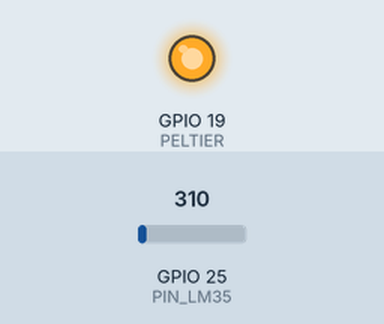
A program run on a simulated ESP32. On the bench: output pins drawn as LEDs (lit = HIGH). Inputs (shaded band) come from the test bench; at power-on: GPIO 25 (PIN_LM35) = 310. What the program prints to the serial monitor is not drawn.

Above: at 0.1 s.
Timing chart, 0 to 1.6 s (numbered marks = the images above):
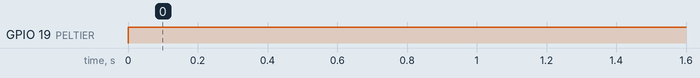

The program:

main.cpp
```cpp
#include <Arduino.h>

#define ADC_VREF_mV 3300.0
#define ADC_RESOLUTION 4096.0
#define PIN_LM35 25

#define PELTIER 19

unsigned long previousMillisPeltier = 0;
unsigned long previousMillisTemperature = 0;
int interval = 5000;

int peltierState = 0;

void setup()
{
  Serial.begin(9600);
  pinMode(PELTIER, OUTPUT);
}

void loop()
{

  /*Serial.println("Millis atual:");
  Serial.print(millis());*/
  unsigned long currentMillisPeltier = millis();
  unsigned long currentMillisTemperature = millis();

  int adcVal = analogRead(PIN_LM35);
  float milliVolt = adcVal * (ADC_VREF_mV / ADC_RESOLUTION);

  /* float tempC = milliVolt / 10;
  Serial.print("Temperatura: ");
  Serial.print(tempC);
  delay(5000); */

  if (currentMillisPeltier - previousMillisPeltier >= interval && peltierState == 0)
  {
    peltierState = 1;
    previousMillisPeltier = currentMillisPeltier;

    Serial.println("A ligar o Modulo durante 5 segundos");
    digitalWrite(PELTIER, HIGH);
    // delay(20000);
  } else {
    digitalWrite(PELTIER, HIGH);
  }

  if (currentMillisTemperature - previousMillisTemperature >= 3000)
  {

    previousMillisTemperature = currentMillisTemperature;

    float tempC = milliVolt / 10;
    Serial.print("Temperatura: ");
    Serial.println(tempC);
  }
}
```

Measured:
- by itself, GPIO 19 (PELTIER): LOW → HIGH at 0.00 s
